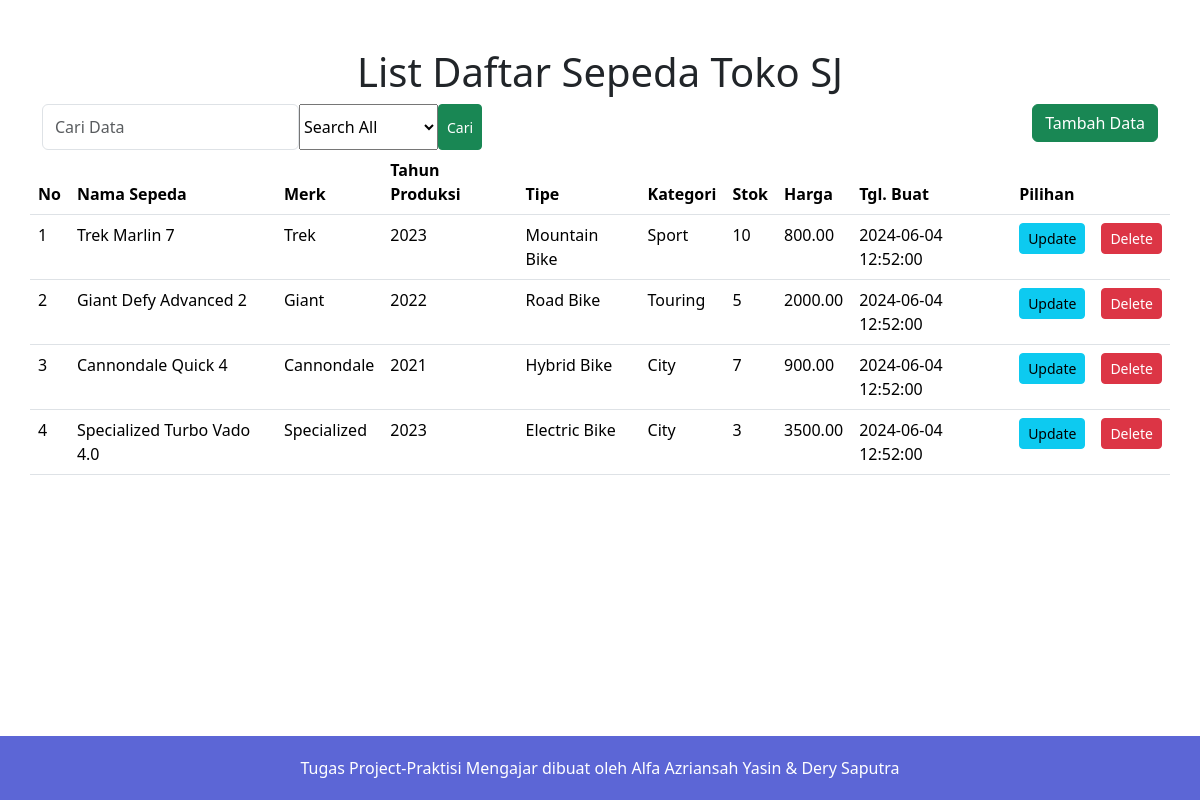
The page / on the database its author committed.
### tables this page shows
CREATE TABLE sepeda (
    id_sepeda INT AUTO_INCREMENT PRIMARY KEY,
    nama_sepeda VARCHAR(255) NOT NULL,
    merk VARCHAR(255) NOT NULL,
    tahun_produksi INT NOT NULL,
    id_tipe INT NOT NULL,
    id_kategori INT NOT NULL,
    stok INT NOT NULL,
    harga DECIMAL(10, 2) NOT NULL,
    created_at DATETIME DEFAULT CURRENT_TIMESTAMP,
    updated_at DATETIME DEFAULT CURRENT_TIMESTAMP ON UPDATE CURRENT_TIMESTAMP,
    deleted_at DATETIME DEFAULT NULL
);

CREATE TABLE tipe (
    id_tipe INT AUTO_INCREMENT PRIMARY KEY,
    nama_tipe VARCHAR(255) NOT NULL
);

CREATE TABLE kategori (
    id_kategori INT AUTO_INCREMENT PRIMARY KEY,
    nama_kategori VARCHAR(255) NOT NULL
);

### index.php (the view, shortened to what this page needs)
<!doctype html>
<html lang="en">
<head>
    <link href="https://cdn.jsdelivr.net/npm/bootstrap@5.3.3/dist/css/bootstrap.min.css" rel="stylesheet">
</head>
<body>
    <div class="container">
        <h1 class="text-center mt-5">List Daftar Sepeda Toko SJ</h1>
        <div class="row">
            <div class="d-flex justify-content-between">
                <form action="" method="get" class="d-flex">
                    <input class="form-control" placeholder="Cari Data" name="search"/>
                    <select name="search_by">
                        <option value="">Search All</option>
                    </select>
                    <button type="submit" class="btn btn-success btn-sm">Cari</button>
                </form>
                <a href="insert.php" class="ml-auto mb-2"><button class="btn btn-success">Tambah Data</button></a>
            </div>
            <table class="table">
                <thead>
                <tr>
                    <th>No</th>
                    <th>Nama Sepeda</th>
                    <th>Merk</th>
                    <th>Tahun Produksi</th>
                    <th>Tipe</th>
                    <th>Kategori</th>
                    <th>Stok</th>
                    <th>Harga</th>
                    <th>Tgl. Buat</th>
                    <th colspan="2">Pilihan</th>
                </tr>
                </thead>
                <?php
                $db = new ConfigDB();
                $conn = $db->connect();
                $query = "SELECT s.id_sepeda, s.nama_sepeda, s.merk, s.tahun_produksi, t.nama_tipe,
                k.nama_kategori, s.stok, s.harga, s.created_at
                FROM sepeda s
                LEFT JOIN tipe t ON s.id_tipe = t.id_tipe
                LEFT JOIN kategori k ON s.id_kategori = k.id_kategori
                WHERE s.deleted_at IS NULL";
                $result = $conn->query($query);
                $totalRows = $result->num_rows;
                if ($totalRows > 0) {
                    foreach ($result as $key => $row) {
                        echo "<tr>";
                        echo "<td>".($key + 1)."</td>";
                        echo "<td>".$row['nama_sepeda']."</td>";
                        echo "<td>".$row['merk']."</td>";
                        echo "<td>".$row['tahun_produksi']."</td>";
                        echo "<td>".$row['nama_tipe']."</td>";
                        echo "<td>".$row['nama_kategori']."</td>";
                        echo "<td>".$row['stok']."</td>";
                        echo "<td>".$row['harga']."</td>";
                        echo "<td>".$row['created_at']."</td>";
                        echo "<td><a class='btn btn-sm btn-info' href='update.php?id=$row[id_sepeda]'>Update</a></td>";
                        echo "<td><a class='btn btn-sm btn-danger delete-button' href='index.php?delete=$row[id_sepeda]'>Delete</a></td>";
                        echo "</tr>";
                    }
                } else {
                    echo "<tr><td colspan='8' class='text-center'>No Data</td></tr>";
                }
                ?>
            </table>
        </div>
    </div>
    <footer class="text-center mt-5">Tugas Project-Praktisi Mengajar dibuat oleh Alfa Azriansah Yasin & Dery Saputra</footer>
</body>
</html>

### index.php (style rules this page uses)
footer { background-color: rgba(92, 102, 214, 1.5); color: white; padding: 20px; position: fixed; bottom: 0; width: 100%; }

### rows shown on the page
sepeda: nama_sepeda "Trek Marlin 7", merk "Trek", tahun_produksi "2023", id_tipe.nama_tipe "Mountain Bike", id_kategori.nama_kategori "Sport", stok "10", harga "800.00", created_at "2024-06-04 12:52:00"
sepeda: nama_sepeda "Giant Defy Advanced 2", merk "Giant", tahun_produksi "2022", id_tipe.nama_tipe "Road Bike", id_kategori.nama_kategori "Touring", stok "5", harga "2000.00", created_at "2024-06-04 12:52:00"
sepeda: nama_sepeda "Cannondale Quick 4", merk "Cannondale", tahun_produksi "2021", id_tipe.nama_tipe "Hybrid Bike", id_kategori.nama_kategori "City", stok "7", harga "900.00", created_at "2024-06-04 12:52:00"
sepeda: nama_sepeda "Specialized Turbo Vado 4.0", merk "Specialized", tahun_produksi "2023", id_tipe.nama_tipe "Electric Bike", id_kategori.nama_kategori "City", stok "3", harga "3500.00", created_at "2024-06-04 12:52:00"
